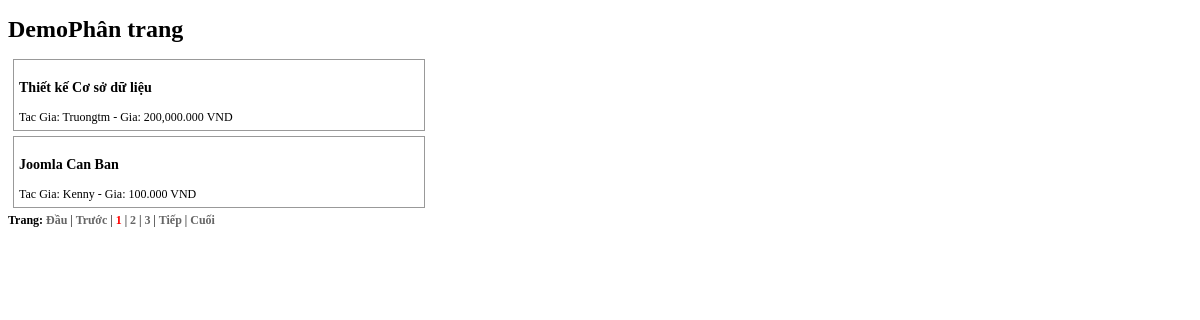
The app's page /Phantrang/index.php with its own data.
### tables this page shows
CREATE TABLE `books` (
  `id` int(10) UNSIGNED NOT NULL,
  `title` varchar(255) NOT NULL,
  `author` varchar(100) NOT NULL,
  `price` int(30) NOT NULL
);

### Phantrang/index.php (the view, shortened to what this page needs)
<!doctype html>
<html>
<head>
	<link rel="stylesheet" href="style_cart.css" />
</head>
<body>
<h1>DemoPhân trang</h1>
<?php
$pdo_conn = KetnoiCSDL();
$limit = 2;
$strSQL = "SELECT COUNT(*) AS tong FROM books";
$pdo_smt = $pdo_conn->prepare($strSQL);
$ketqua = $pdo_smt->execute();
$row = $pdo_smt->fetch();
$total_records = $row["tong"];
$total_pages = ceil($total_records/$limit);
$current_page = 1;
$start = ($current_page-1)*$limit;
$strSQL = "select * from books order by id desc LIMIT $start,$limit";
$pdo_smt = $pdo_conn->prepare($strSQL);
$ketqua = $pdo_smt->execute();
if($pdo_smt->rowCount() > 0)
{
	$rows = $pdo_smt->fetchAll();
	foreach($rows as $row)
	{
		$title = $row["title"];
		$author = $row["author"];
		$price = $row["price"];
		echo "\n<div class='pro'>";
		echo "<h3>$title</h3>";
		echo "Tac Gia: $author - Gia: ".number_format($price,3)." VND";
		echo "</div>\n";
	}
}
	$trang=1;
	echo "<B>Trang:</B>";
	echo "<a href='?trang=$trang'> Đầu </a> |";
	$trang = (($current_page-1)>0)?($current_page-1):1;
	echo "<a href='?trang=$trang'> Trước </a> |";
	for($trang=1;$trang<=$total_pages;$trang++)
	{
		$strStyle="";
		if($trang==$current_page)
			$strStyle="color:red";
		echo "<a href='?trang=$trang' style='$strStyle'> $trang </a> |";
	}
	$trang = (($current_page+1)<=$total_pages)?($current_page+1):$total_pages;
	echo "<a href='?trang=$trang'> Tiếp </a> |";
	$trang = $total_pages;
	echo "<a href='?trang=$trang'> Cuối </a>";
?>
</body>
</html>

### Phantrang/style_cart.css (style rules this page uses)
body { font:12px verdana; }
.pro { border:1px solid #999999; margin:5px; padding:5px; width:400px; }
a { color:#666666; text-decoration:none; font-weight:900; }

### records on screen
books: title "Thiết kế Cơ sở dữ liệu", author "Truongtm", price "200,000.000"
books: title "Joomla Can Ban", author "Kenny", price "100.000"
